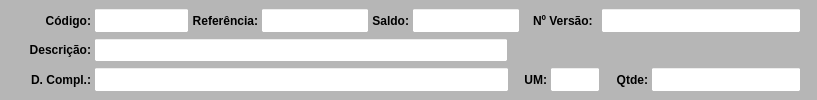
     <widget class="QWidget" name="widget_Cor1" native="true">
      <property name="sizePolicy">
       <sizepolicy hsizetype="Preferred" vsizetype="Fixed">
        <horstretch>0</horstretch>
        <verstretch>0</verstretch>
       </sizepolicy>
      </property>
      <property name="minimumSize">
       <size>
        <width>0</width>
        <height>100</height>
       </size>
      </property>
      <property name="maximumSize">
       <size>
        <width>16777215</width>
        <height>100</height>
       </size>
      </property>
      <property name="styleSheet">
       <string notr="true">background-color: rgb(182, 182, 182);</string>
      </property>
      <layout class="QVBoxLayout" name="verticalLayout_7">
       <property name="spacing">
        <number>1</number>
       </property>
       <property name="leftMargin">
        <number>1</number>
       </property>
       <property name="topMargin">
        <number>6</number>
       </property>
       <property name="rightMargin">
        <number>1</number>
       </property>
       <property name="bottomMargin">
        <number>6</number>
       </property>
       <item>
        <widget class="QWidget" name="widget_16" native="true">
         <property name="styleSheet">
          <string notr="true"/>
         </property>
         <layout class="QHBoxLayout" name="horizontalLayout_10">
          <property name="spacing">
           <number>3</number>
          </property>
          <property name="leftMargin">
           <number>15</number>
          </property>
          <property name="topMargin">
           <number>2</number>
          </property>
          <property name="rightMargin">
           <number>15</number>
          </property>
          <property name="bottomMargin">
           <number>2</number>
          </property>
          <item>
           <widget class="QLabel" name="label_17">
            <property name="sizePolicy">
             <sizepolicy hsizetype="Fixed" vsizetype="Preferred">
              <horstretch>0</horstretch>
              <verstretch>0</verstretch>
             </sizepolicy>
            </property>
            <property name="minimumSize">
             <size>
              <width>75</width>
              <height>0</height>
             </size>
            </property>
            <property name="maximumSize">
             <size>
              <width>75</width>
              <height>16777215</height>
             </size>
            </property>
            <property name="font">
             <font>
              <pointsize>9</pointsize>
              <weight>75</weight>
              <bold>true</bold>
             </font>
            </property>
            <property name="text">
             <string>Código:</string>
            </property>
            <property name="alignment">
             <set>Qt::AlignRight|Qt::AlignTrailing|Qt::AlignVCenter</set>
            </property>
           </widget>
          </item>
          <item>
           <widget class="QLineEdit" name="line_Codigo_3">
            <property name="sizePolicy">
             <sizepolicy hsizetype="Maximum" vsizetype="Preferred">
              <horstretch>0</horstretch>
              <verstretch>0</verstretch>
             </sizepolicy>
            </property>
            <property name="maximumSize">
             <size>
              <width>95</width>
              <height>16777215</height>
             </size>
            </property>
            <property name="font">
             <font>
              <pointsize>9</pointsize>
             </font>
            </property>
            <property name="styleSheet">
             <string notr="true">background-color: rgb(255, 255, 255);</string>
            </property>
            <property name="alignment">
             <set>Qt::AlignCenter</set>
            </property>
            <property name="readOnly">
             <bool>true</bool>
            </property>
           </widget>
          </item>
          <item>
           <widget class="QLabel" name="label_20">
            <property name="sizePolicy">
             <sizepolicy hsizetype="Fixed" vsizetype="Preferred">
              <horstretch>0</horstretch>
              <verstretch>0</verstretch>
             </sizepolicy>
            </property>
            <property name="maximumSize">
             <size>
              <width>80</width>
              <height>16777215</height>
             </size>
            </property>
            <property name="font">
             <font>
              <pointsize>9</pointsize>
              <weight>75</weight>
              <bold>true</bold>
             </font>
            </property>
            <property name="text">
             <string>Referência:</string>
            </property>
            <property name="alignment">
             <set>Qt::AlignRight|Qt::AlignTrailing|Qt::AlignVCenter</set>
            </property>
           </widget>
          </item>
          <item>
           <widget class="QLineEdit" name="line_Referencia_3">
            <property name="sizePolicy">
             <sizepolicy hsizetype="Maximum" vsizetype="Preferred">
              <horstretch>0</horstretch>
              <verstretch>0</verstretch>
             </sizepolicy>
            </property>
            <property name="maximumSize">
             <size>
              <width>250</width>
              <height>16777215</height>
             </size>
            </property>
            <property name="font">
             <font>
              <pointsize>9</pointsize>
             </font>
            </property>
            <property name="styleSheet">
             <string notr="true">background-color: rgb(255, 255, 255);</string>
            </property>
            <property name="readOnly">
             <bool>true</bool>
            </property>
           </widget>
          </item>
          <item>
           <widget class="QLabel" name="label_21">
            <property name="sizePolicy">
             <sizepolicy hsizetype="Fixed" vsizetype="Preferred">
              <horstretch>0</horstretch>
              <verstretch>0</verstretch>
             </sizepolicy>
            </property>
            <property name="maximumSize">
             <size>
              <width>50</width>
              <height>16777215</height>
             </size>
            </property>
            <property name="font">
             <font>
              <pointsize>9</pointsize>
              <weight>75</weight>
              <bold>true</bold>
             </font>
            </property>
            <property name="text">
             <string>Saldo:</string>
            </property>
            <property name="alignment">
             <set>Qt::AlignRight|Qt::AlignTrailing|Qt::AlignVCenter</set>
            </property>
           </widget>
          </item>
          <item>
           <widget class="QLineEdit" name="line_Saldo_2">
            <property name="sizePolicy">
             <sizepolicy hsizetype="Maximum" vsizetype="Preferred">
              <horstretch>0</horstretch>
              <verstretch>0</verstretch>
             </sizepolicy>
            </property>
            <property name="maximumSize">
             <size>
              <width>150</width>
              <height>16777215</height>
             </size>
            </property>
            <property name="font">
             <font>
              <pointsize>9</pointsize>
             </font>
            </property>
            <property name="cursor">
             <cursorShape>IBeamCursor</cursorShape>
            </property>
            <property name="styleSheet">
             <string notr="true">background-color: rgb(255, 255, 255);</string>
            </property>
            <property name="inputMask">
             <string/>
            </property>
            <property name="text">
             <string/>
            </property>
            <property name="frame">
             <bool>true</bool>
            </property>
            <property name="echoMode">
             <enum>QLineEdit::Normal</enum>
            </property>
            <property name="alignment">
             <set>Qt::AlignCenter</set>
            </property>
            <property name="readOnly">
             <bool>true</bool>
            </property>
           </widget>
          </item>
          <item>
           <widget class="QLabel" name="label_8">
            <property name="text">
             <string/>
            </property>
           </widget>
          </item>
          <item>
           <widget class="QLabel" name="label_78">
            <property name="minimumSize">
             <size>
              <width>65</width>
              <height>0</height>
             </size>
            </property>
            <property name="maximumSize">
             <size>
              <width>65</width>
              <height>16777215</height>
             </size>
            </property>
            <property name="font">
             <font>
              <pointsize>9</pointsize>
              <weight>75</weight>
              <bold>true</bold>
             </font>
            </property>
            <property name="text">
             <string>Nº Versão:</string>
            </property>
            <property name="alignment">
             <set>Qt::AlignLeading|Qt::AlignLeft|Qt::AlignVCenter</set>
            </property>
           </widget>
          </item>
          <item>
           <widget class="QLineEdit" name="line_Versao_2">
            <property name="sizePolicy">
             <sizepolicy hsizetype="Preferred" vsizetype="Preferred">
              <horstretch>0</horstretch>
              <verstretch>0</verstretch>
             </sizepolicy>
            </property>
            <property name="minimumSize">
             <size>
              <width>200</width>
              <height>0</height>
             </size>
            </property>
            <property name="maximumSize">
             <size>
              <width>16777215</width>
              <height>16777215</height>
             </size>
            </property>
            <property name="font">
             <font>
              <pointsize>9</pointsize>
             </font>
            </property>
            <property name="styleSheet">
             <string notr="true">background-color: rgb(255, 255, 255);</string>
            </property>
            <property name="alignment">
             <set>Qt::AlignCenter</set>
            </property>
            <property name="readOnly">
             <bool>true</bool>
            </property>
            <property name="placeholderText">
             <string/>
            </property>
           </widget>
          </item>
         </layout>
        </widget>
       </item>
       <item>
        <widget class="QWidget" name="widget_17" native="true">
         <property name="styleSheet">
          <string notr="true"/>
         </property>
         <layout class="QHBoxLayout" name="horizontalLayout_12">
          <property name="spacing">
           <number>3</number>
          </property>
          <property name="leftMargin">
           <number>15</number>
          </property>
          <property name="topMargin">
           <number>2</number>
          </property>
          <property name="rightMargin">
           <number>15</number>
          </property>
          <property name="bottomMargin">
           <number>2</number>
          </property>
          <item>
           <widget class="QLabel" name="label_24">
            <property name="sizePolicy">
             <sizepolicy hsizetype="Maximum" vsizetype="Preferred">
              <horstretch>0</horstretch>
              <verstretch>0</verstretch>
             </sizepolicy>
            </property>
            <property name="minimumSize">
             <size>
              <width>75</width>
              <height>0</height>
             </size>
            </property>
            <property name="maximumSize">
             <size>
              <width>75</width>
              <height>16777215</height>
             </size>
            </property>
            <property name="font">
             <font>
              <pointsize>9</pointsize>
              <weight>75</weight>
              <bold>true</bold>
             </font>
            </property>
            <property name="text">
             <string>Descrição:</string>
            </property>
            <property name="alignment">
             <set>Qt::AlignRight|Qt::AlignTrailing|Qt::AlignVCenter</set>
            </property>
           </widget>
          </item>
          <item>
           <widget class="QLineEdit" name="line_Descricao_3">
            <property name="sizePolicy">
             <sizepolicy hsizetype="Minimum" vsizetype="Preferred">
              <horstretch>0</horstretch>
              <verstretch>0</verstretch>
             </sizepolicy>
            </property>
            <property name="minimumSize">
             <size>
              <width>345</width>
              <height>0</height>
             </size>
            </property>
            <property name="font">
             <font>
              <pointsize>9</pointsize>
             </font>
            </property>
            <property name="styleSheet">
             <string notr="true">background-color: rgb(255, 255, 255);</string>
            </property>
            <property name="readOnly">
             <bool>true</bool>
            </property>
           </widget>
          </item>
          <item>
           <widget class="QLabel" name="label_9">
            <property name="maximumSize">
             <size>
              <width>290</width>
              <height>16777215</height>
             </size>
            </property>
            <property name="text">
             <string/>
            </property>
           </widget>
          </item>
         </layout>
        </widget>
       </item>
       <item>
        <widget class="QWidget" name="widget_19" native="true">
         <property name="styleSheet">
          <string notr="true"/>
         </property>
         <layout class="QHBoxLayout" name="horizontalLayout_13">
          <property name="spacing">
           <number>3</number>
          </property>
          <property name="leftMargin">
           <number>15</number>
          </property>
          <property name="topMargin">
           <number>2</number>
          </property>
          <property name="rightMargin">
           <number>15</number>
          </property>
          <property name="bottomMargin">
           <number>2</number>
          </property>
          <item>
           <widget class="QLabel" name="label_25">
            <property name="sizePolicy">
             <sizepolicy hsizetype="Fixed" vsizetype="Preferred">
              <horstretch>0</horstretch>
              <verstretch>0</verstretch>
             </sizepolicy>
            </property>
            <property name="minimumSize">
             <size>
              <width>75</width>
              <height>0</height>
             </size>
            </property>
            <property name="maximumSize">
             <size>
              <width>75</width>
              <height>16777215</height>
             </size>
            </property>
            <property name="font">
             <font>
              <pointsize>9</pointsize>
              <weight>75</weight>
              <bold>true</bold>
             </font>
            </property>
            <property name="text">
             <string>D. Compl.:</string>
            </property>
            <property name="alignment">
             <set>Qt::AlignRight|Qt::AlignTrailing|Qt::AlignVCenter</set>
            </property>
           </widget>
          </item>
          <item>
           <widget class="QLineEdit" name="line_Compl_2">
            <property name="sizePolicy">
             <sizepolicy hsizetype="Minimum" vsizetype="Preferred">
              <horstretch>0</horstretch>
              <verstretch>0</verstretch>
             </sizepolicy>
            </property>
            <property name="minimumSize">
             <size>
              <width>345</width>
              <height>0</height>
             </size>
            </property>
            <property name="font">
             <font>
              <pointsize>9</pointsize>
             </font>
            </property>
            <property name="styleSheet">
             <string notr="true">background-color: rgb(255, 255, 255);</string>
            </property>
            <property name="readOnly">
             <bool>true</bool>
            </property>
           </widget>
          </item>
          <item>
           <widget class="QLabel" name="label_26">
            <property name="sizePolicy">
             <sizepolicy hsizetype="Fixed" vsizetype="Preferred">
              <horstretch>0</horstretch>
              <verstretch>0</verstretch>
             </sizepolicy>
            </property>
            <property name="maximumSize">
             <size>
              <width>35</width>
              <height>16777215</height>
             </size>
            </property>
            <property name="font">
             <font>
              <pointsize>9</pointsize>
              <weight>75</weight>
              <bold>true</bold>
             </font>
            </property>
            <property name="text">
             <string>UM:</string>
            </property>
            <property name="alignment">
             <set>Qt::AlignRight|Qt::AlignTrailing|Qt::AlignVCenter</set>
            </property>
           </widget>
          </item>
          <item>
           <widget class="QLineEdit" name="line_UM_3">
            <property name="sizePolicy">
             <sizepolicy hsizetype="Maximum" vsizetype="Preferred">
              <horstretch>0</horstretch>
              <verstretch>0</verstretch>
             </sizepolicy>
            </property>
            <property name="maximumSize">
             <size>
              <width>50</width>
              <height>16777215</height>
             </size>
            </property>
            <property name="font">
             <font>
              <pointsize>9</pointsize>
             </font>
            </property>
            <property name="cursor">
             <cursorShape>IBeamCursor</cursorShape>
            </property>
            <property name="styleSheet">
             <string notr="true">background-color: rgb(255, 255, 255);</string>
            </property>
            <property name="inputMask">
             <string/>
            </property>
            <property name="text">
             <string/>
            </property>
            <property name="frame">
             <bool>true</bool>
            </property>
            <property name="echoMode">
             <enum>QLineEdit::Normal</enum>
            </property>
            <property name="alignment">
             <set>Qt::AlignCenter</set>
            </property>
            <property name="readOnly">
             <bool>true</bool>
            </property>
           </widget>
          </item>
          <item>
           <widget class="QLabel" name="label_27">
            <property name="sizePolicy">
             <sizepolicy hsizetype="Fixed" vsizetype="Preferred">
              <horstretch>0</horstretch>
              <verstretch>0</verstretch>
             </sizepolicy>
            </property>
            <property name="maximumSize">
             <size>
              <width>45</width>
              <height>16777215</height>
             </size>
            </property>
            <property name="font">
             <font>
              <pointsize>9</pointsize>
              <weight>75</weight>
              <bold>true</bold>
             </font>
            </property>
            <property name="text">
             <string>Qtde:</string>
            </property>
            <property name="alignment">
             <set>Qt::AlignRight|Qt::AlignTrailing|Qt::AlignVCenter</set>
            </property>
           </widget>
          </item>
          <item>
           <widget class="QLineEdit" name="line_Qtde_3">
            <property name="sizePolicy">
             <sizepolicy hsizetype="Maximum" vsizetype="Preferred">
              <horstretch>0</horstretch>
              <verstretch>0</verstretch>
             </sizepolicy>
            </property>
            <property name="maximumSize">
             <size>
              <width>150</width>
              <height>16777215</height>
             </size>
            </property>
            <property name="font">
             <font>
              <pointsize>9</pointsize>
             </font>
            </property>
            <property name="cursor">
             <cursorShape>IBeamCursor</cursorShape>
            </property>
            <property name="styleSheet">
             <string notr="true">background-color: rgb(255, 255, 255);</string>
            </property>
            <property name="inputMask">
             <string/>
            </property>
            <property name="text">
             <string/>
            </property>
            <property name="frame">
             <bool>true</bool>
            </property>
            <property name="echoMode">
             <enum>QLineEdit::Normal</enum>
            </property>
            <property name="alignment">
             <set>Qt::AlignCenter</set>
            </property>
            <property name="readOnly">
             <bool>true</bool>
            </property>
           </widget>
          </item>
         </layout>
        </widget>
       </item>
      </layout>
     </widget>
